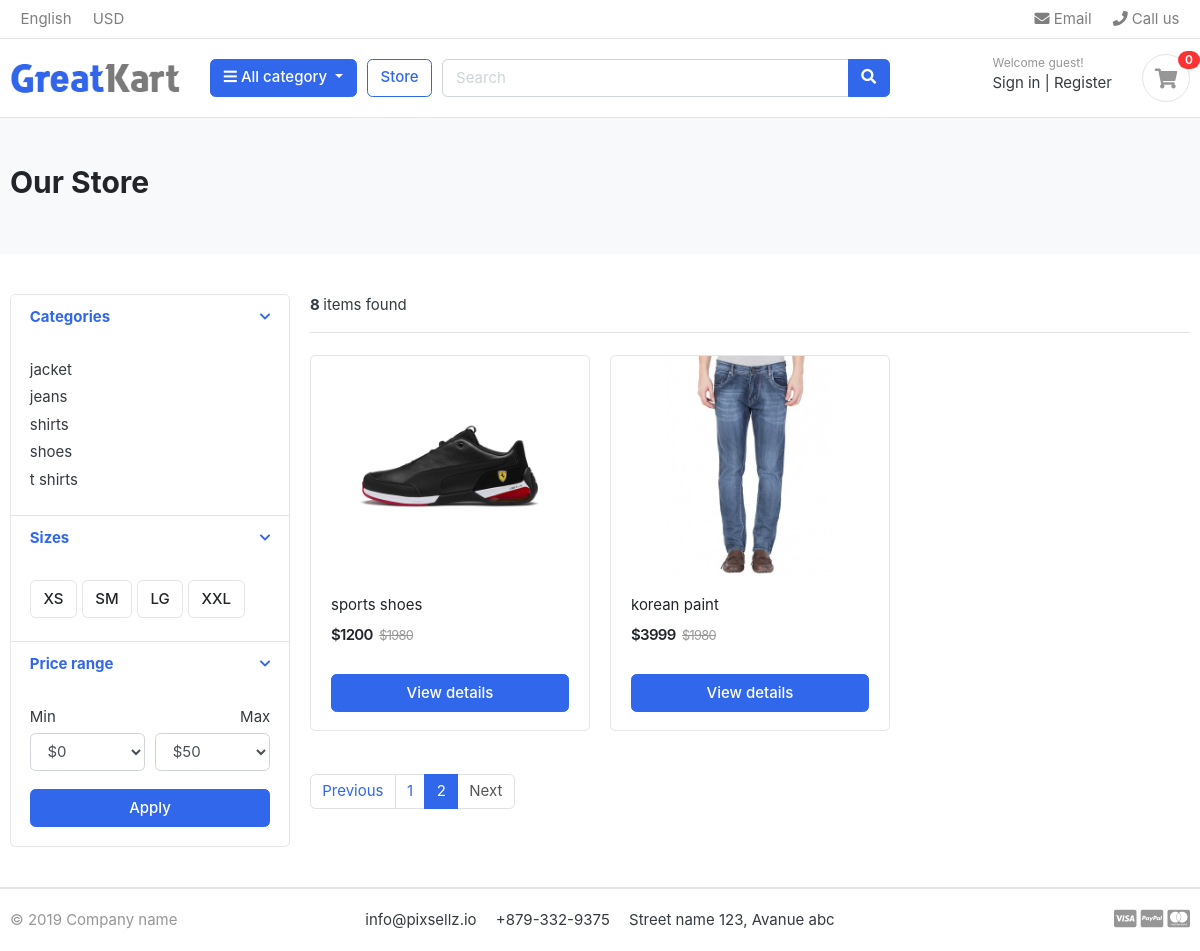
The page /store/?page=2 on the database its author committed.
### Category/models.py (models this page shows, shortened)
class Category(models.Model):
    category_name=models.CharField(max_length=50,unique=True);
    slug=models.SlugField(max_length=100,unique=True)
    descriptions=models.TextField(max_length=255,blank=True);
    category_image=models.ImageField(upload_to='photos/categories',blank=True)
    class Meta:
        verbose_name_plural = "categories"

### store/models.py (models this page shows, shortened)
class Product(models.Model):
    product_name=models.CharField(max_length=500)
    slug=models.SlugField(max_length=200,unique=True)
    description=models.TextField(max_length=500,blank=True)
    images=models.ImageField(upload_to='photos/products')
    stock=models.IntegerField()
    price=models.IntegerField()
    is_available=models.BooleanField(default=True)
    category=models.ForeignKey(Category,on_delete=models.CASCADE)
    created_date=models.DateTimeField(auto_now_add=True)
    modified_at=models.DateTimeField(auto_now=True)
    def get_url(self):
        return reverse('product_details',args=[self.category.slug, self.slug])

### store/views.py (the view)
# urls.py: path('store/',include('store.urls')),
def store(request,category_slug=None):
    if category_slug!=None:
        categories=get_object_or_404(Category,slug=category_slug)
        all_product=Product.objects.all().filter(is_available=True,category=categories)
        paginator=Paginator(all_product,1)
        page=request.GET.get('page')
        paged_products=paginator.get_page(page)
        count=all_product.count()
    else:
       all_product=Product.objects.all().filter(is_available=True).order_by('id')
       paginator=Paginator(all_product,6)
       page=request.GET.get('page')
       paged_products=paginator.get_page(page)
       count=all_product.count()
    context={
        'all_products':paged_products,
        'count':count,
    }
    return render(request,'store/store.html',context)

### Category/context_processors.py (called while the page is built)
def menu_links(request):
    links=Category.objects.all()
    return dict(links=links)

### cart/context_processors.py (called while the page is built)
def _cart_id(request):
    cart=request.session.session_key
    if not cart:
        cart=request.session.create()
    return cart

def counter(request):
    cart_count=0
    if 'admin' in request.path:
        return {}
    else:
        try:
            cart=Cart.objects.filter(cart_id=_cart_id(request))
            cart_items=Cartitem.objects.all().filter(cart=cart[:1])
            for item in cart_items:
                cart_count=cart_count+item.quantity
        except Cart.DoesNotExist:
            cart_count=0
    return dict(cart_count=cart_count)

### templates/store/store.html (shortened to what this page needs)
{% extends 'base.html' %}
{% load static %}
{% block content %}
<section class="section-pagetop bg">
	<div class="container">
		{% if 'search' in request.path %}
		<h2 class="title-page">Search Result</h2>
		{% else %}
		<h2 class="title-page">Our Store</h2>
		{% endif %}
	</div>
</section>
<section class="section-content padding-y">
	<div class="container">
		<div class="row">
			<aside class="col-md-3">
				<div class="card">
					<article class="filter-group">
						<header class="card-header">
							<a href="#" data-toggle="collapse" data-target="#collapse_1" aria-expanded="true" class="">
								<i class="icon-control fa fa-chevron-down"></i>
								<h6 class="title">Categories</h6>
							</a>
						</header>
						<div class="filter-content collapse show" id="collapse_1" style="">
							<div class="card-body">
								<ul class="list-menu">
									{% for category in links %}
									<li><a href="{% url 'product_by_category' category.slug %}">{{category.category_name}}
										</a></li>
									{% endfor %}
								</ul>
							</div>
						</div>
					</article>
					<article class="filter-group">
						<header class="card-header">
							<a href="#" data-toggle="collapse" data-target="#collapse_4" aria-expanded="true" class="">
								<i class="icon-control fa fa-chevron-down"></i>
								<h6 class="title">Sizes </h6>
							</a>
						</header>
						<div class="filter-content collapse show" id="collapse_4" style="">
							<div class="card-body">
								<label class="checkbox-btn">
									<span class="btn btn-light"> XS </span>
								</label>
								<label class="checkbox-btn">
									<span class="btn btn-light"> SM </span>
								</label>
								<label class="checkbox-btn">
									<span class="btn btn-light"> LG </span>
								</label>
								<label class="checkbox-btn">
									<span class="btn btn-light"> XXL </span>
								</label>
							</div>
						</div>
					</article>
					<article class="filter-group">
						<header class="card-header">
							<a href="#" data-toggle="collapse" data-target="#collapse_3" aria-expanded="true" class="">
								<i class="icon-control fa fa-chevron-down"></i>
								<h6 class="title">Price range </h6>
							</a>
						</header>
						<div class="filter-content collapse show" id="collapse_3" style="">
							<div class="card-body">
								<div class="form-row">
									<div class="form-group col-md-6">
										<label>Min</label>
										<select class="mr-2 form-control">
											<option value="0">$0</option>
										</select>
									</div>
									<div class="form-group text-right col-md-6">
										<label>Max</label>
										<select class="mr-2 form-control">
											<option value="50">$50</option>
										</select>
									</div>
								</div>
								<button class="btn btn-block btn-primary">Apply</button>
							</div>
						</div>
					</article>
				</div>
			</aside>
			<main class="col-md-9">
				<header class="border-bottom mb-4 pb-3">
					<div class="form-inline">
						<span class="mr-md-auto"> <b>{{count}} </b> items found</span>
					</div>
				</header>
				<div class="row">
					{% if all_products %}
					{% for product in all_products %}
					<div class="col-md-4">
						<figure class="card card-product-grid">
							<div class="img-wrap">
								<a href="{{product.get_url}}"><img src="{{product.images.url}}"></a>
							</div>
							<figcaption class="info-wrap">
								<div class="fix-height">
									<a href="{{product.get_url}}" class="title">{{product.product_name}}</a>
									<div class="price-wrap mt-2">
										<span class="price">${{product.price}}</span>
										<del class="price-old">$1980</del>
									</div>
								</div>
								<a href="{{product.get_url}}" class=" btn btn-block btn-primary ">View details </a>
							</figcaption>
						</figure>
					</div>
					{% endfor %}
					{% else %}
					<h2 class="title-page" > No Search items are found! please try again</h2>
					{% endif %}
				</div>
				<nav class="mt-4" aria-label="Page navigation sample">
					{% if all_products.has_other_pages %}
					<ul class="pagination">
						{% if all_products.has_previous %}
						<li class="page-item "><a class="page-link"
								href="?page={{all_products.previous_page_number}}">Previous</a></li>
						{% else %}
						<li class="page-item disabled"><a class="page-link" href="">Previous</a></li>
						{% endif %}
						{% for i in all_products.paginator.page_range %}
						{% if all_products.number == i %}
						<li class="page-item active"><a class="page-link" href="#">{{i}}</a></li>
						{% else %}
						<li class="page-item "><a class="page-link" href="?page={{i}}">{{i}}</a></li>
						{% endif %}
						{% endfor %}
						{% if all_products.has_next %}
						<li class="page-item"><a class="page-link active" href="?page={{all_products.next_page_number}}">Next</a></li>
						{% else %}
						<li class="page-item disabled"><a class="page-link " href="#">Next</a></li>
						{% endif %}
					</ul>
					{% endif %}
				</nav>
			</main>
		</div>
	</div>
</section>
{% endblock %}

### static/css/ui.css (style rules this page uses)
html { font-family: "Inter", sans-serif; font-size: 15px; }
.img-wrap { text-align: center; display: block; }
.img-wrap img { max-width: 100%; }
.price-wrap { letter-spacing: -0.7px; }
.padding-y { padding-top: 40px; padding-bottom: 40px; }
figure { margin-bottom: 0; }
article:after, .form-group:after { display: block; clear: both; content: ""; }
.bg { background-color: #f8f9fa; }
.title-page { color: #212529; }
.btn-light { background-color: #fff; border-color: #e4e4e4; }
[class*=list-] li:after { visibility: hidden; display: block; content: ""; overflow: hidden; height: 0; clear: both; }
.list-menu { list-style: none; margin: 0; padding-left: 0; }
.list-menu li { margin-bottom: 5px; }
.list-menu a { color: #343a40; }
[class*=card-product] a.title { color: #212529; display: block; }
[class*=card-product] .img-wrap { overflow: hidden; position: relative; }
[class*=card-product] .img-wrap img { height: 100%; max-width: 100%; width: auto; display: inline-block; -o-object-fit: cover; object-fit: cover; }
.card-product-grid { margin-bottom: 20px; }
.card-product-grid .img-wrap { border-radius: 0.2rem 0.2rem 0 0; height: 220px; }
.card-product-grid .info-wrap { overflow: hidden; padding: 18px 20px; }
.card-product-grid .fix-height { height: 80px; overflow: hidden; }
.card .img-wrap { overflow: hidden; }
.price { font-weight: 600; color: #212529; }
.price-old { color: #969696; margin-left: 3px; font-size: 85%; }
.icon-control { margin-top: 5px; float: right; font-size: 80%; }
.card-header .title { margin-bottom: 0; line-height: 1.5; }
.filter-group { border-bottom: 1px solid #e4e4e4; }
.filter-group .card-header { border-bottom: 0; }
.filter-group:last-child { border-bottom: 0; }
.checkbox-btn { position: relative; }
.section-pagetop { padding: 45px 0; }

### rows shown on the page
Category: category_name "jacket"
Category: category_name "jeans"
Category: category_name "shirts"
Category: category_name "shoes"
Category: category_name "t shirts"
Product: images (picture), product_name "sports shoes", price "1200"
Product: images (picture), product_name "korean paint", price "3999"

### other values the page prints
{{ cart_count }} "0"
{{ count }} "8"
{{ i }} "1"
{{ i }} "2"
